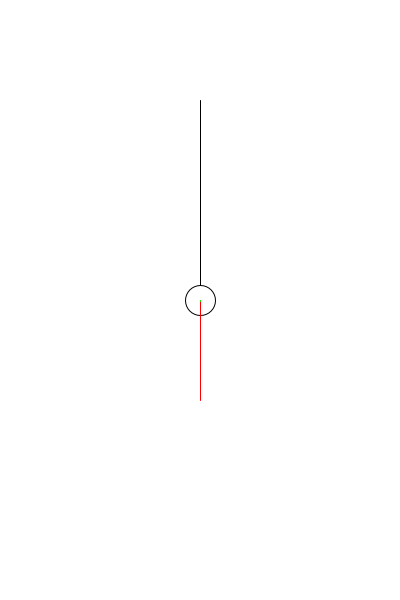
Frame 1 (no input)
Frame 60 (the mouse pressed at the canvas centre just before this capture): identical to frame 1, image omitted
Frame 120 (the mouse held since frame 60 and released just before this capture): identical to frame 1, image omitted

The Processing sketch that drew this single still picture (run headless with seeded random() and noise(); from frame 60 on, the mouse is pressed at the canvas centre):

// Processing sketch: week05_5_pendulm_cos_sin_draw_line
// ── week05_5_pendulm_cos_sin_draw_line.pde
//week05_5_pendulm_cos_sin_draw_line
void setup(){
  size(400,600);
}
float x = 200, y = 300;
void draw(){
  background(255);
  stroke(0);
  line(200, 100, x, y);
  ellipse(x, y, 30, 30);
  stroke(255, 0, 0);
  line(x, y, x, y+100);
  PVector d = new PVector(x-200, y-100).normalize();
  PVector d2 = new PVector(0, 1);
  float g = PVector.dot(d, d2);
  stroke(0, 255, 0);
  line(x, y, x+d.x, y+d.y);
}
void mouseDragged(){
  x = mouseX;
  y = mouseY;
}
